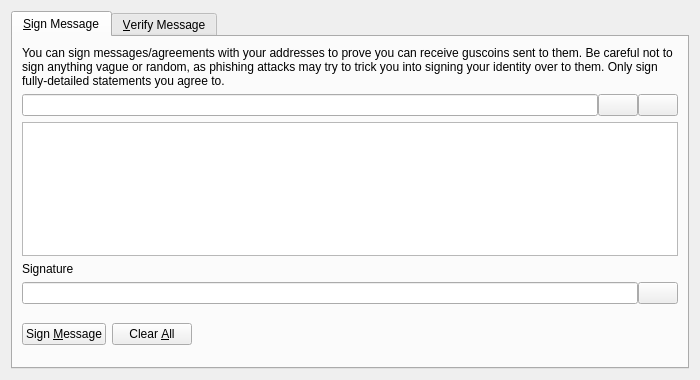
<?xml version="1.0" encoding="UTF-8"?>
<ui version="4.0">
 <class>SignVerifyMessageDialog</class>
 <widget class="QDialog" name="SignVerifyMessageDialog">
  <property name="geometry">
   <rect>
    <x>0</x>
    <y>0</y>
    <width>700</width>
    <height>380</height>
   </rect>
  </property>
  <property name="windowTitle">
   <string>Signatures - Sign / Verify a Message</string>
  </property>
  <property name="modal">
   <bool>true</bool>
  </property>
  <layout class="QVBoxLayout" name="verticalLayout">
   <item>
    <widget class="QTabWidget" name="tabWidget">
     <property name="currentIndex">
      <number>0</number>
     </property>
     <widget class="QWidget" name="tabSignMessage">
      <attribute name="title">
       <string>&amp;Sign Message</string>
      </attribute>
      <layout class="QVBoxLayout" name="verticalLayout_SM">
       <item>
        <widget class="QLabel" name="infoLabel_SM">
         <property name="text">
          <string>You can sign messages/agreements with your addresses to prove you can receive guscoins sent to them. Be careful not to sign anything vague or random, as phishing attacks may try to trick you into signing your identity over to them. Only sign fully-detailed statements you agree to.</string>
         </property>
         <property name="textFormat">
          <enum>Qt::PlainText</enum>
         </property>
         <property name="wordWrap">
          <bool>true</bool>
         </property>
        </widget>
       </item>
       <item>
        <layout class="QHBoxLayout" name="horizontalLayout_1_SM">
         <property name="spacing">
          <number>0</number>
         </property>
         <item>
          <widget class="QValidatedLineEdit" name="addressIn_SM">
           <property name="toolTip">
            <string>The Guscoin address to sign the message with</string>
           </property>
          </widget>
         </item>
         <item>
          <widget class="QPushButton" name="addressBookButton_SM">
           <property name="toolTip">
            <string>Choose previously used address</string>
           </property>
           <property name="text">
            <string/>
           </property>
           <property name="icon">
            <iconset resource="../bitcoin.qrc">
             <normaloff>:/icons/address-book</normaloff>:/icons/address-book</iconset>
           </property>
           <property name="shortcut">
            <string>Alt+A</string>
           </property>
           <property name="autoDefault">
            <bool>false</bool>
           </property>
          </widget>
         </item>
         <item>
          <widget class="QPushButton" name="pasteButton_SM">
           <property name="toolTip">
            <string>Paste address from clipboard</string>
           </property>
           <property name="text">
            <string/>
           </property>
           <property name="icon">
            <iconset resource="../bitcoin.qrc">
             <normaloff>:/icons/editpaste</normaloff>:/icons/editpaste</iconset>
           </property>
           <property name="shortcut">
            <string>Alt+P</string>
           </property>
           <property name="autoDefault">
            <bool>false</bool>
           </property>
          </widget>
         </item>
        </layout>
       </item>
       <item>
        <widget class="QPlainTextEdit" name="messageIn_SM">
         <property name="toolTip">
          <string>Enter the message you want to sign here</string>
         </property>
        </widget>
       </item>
       <item>
        <widget class="QLabel" name="signatureLabel_SM">
         <property name="text">
          <string>Signature</string>
         </property>
         <property name="textFormat">
          <enum>Qt::PlainText</enum>
         </property>
        </widget>
       </item>
       <item>
        <layout class="QHBoxLayout" name="horizontalLayout_2_SM">
         <property name="spacing">
          <number>0</number>
         </property>
         <item>
          <widget class="QLineEdit" name="signatureOut_SM">
           <property name="font">
            <font>
             <italic>true</italic>
            </font>
           </property>
           <property name="readOnly">
            <bool>true</bool>
           </property>
          </widget>
         </item>
         <item>
          <widget class="QPushButton" name="copySignatureButton_SM">
           <property name="toolTip">
            <string>Copy the current signature to the system clipboard</string>
           </property>
           <property name="text">
            <string/>
           </property>
           <property name="icon">
            <iconset resource="../bitcoin.qrc">
             <normaloff>:/icons/editcopy</normaloff>:/icons/editcopy</iconset>
           </property>
           <property name="autoDefault">
            <bool>false</bool>
           </property>
          </widget>
         </item>
        </layout>
       </item>
       <item>
        <layout class="QHBoxLayout" name="horizontalLayout_3_SM">
         <item>
          <widget class="QPushButton" name="signMessageButton_SM">
           <property name="toolTip">
            <string>Sign the message to prove you own this Guscoin address</string>
           </property>
           <property name="text">
            <string>Sign &amp;Message</string>
           </property>
           <property name="icon">
            <iconset resource="../bitcoin.qrc">
             <normaloff>:/icons/edit</normaloff>:/icons/edit</iconset>
           </property>
           <property name="autoDefault">
            <bool>false</bool>
           </property>
          </widget>
         </item>
         <item>
          <widget class="QPushButton" name="clearButton_SM">
           <property name="toolTip">
            <string>Reset all sign message fields</string>
           </property>
           <property name="text">
            <string>Clear &amp;All</string>
           </property>
           <property name="icon">
            <iconset resource="../bitcoin.qrc">
             <normaloff>:/icons/remove</normaloff>:/icons/remove</iconset>
           </property>
           <property name="autoDefault">
            <bool>false</bool>
           </property>
          </widget>
         </item>
         <item>
          <spacer name="horizontalSpacer_1_SM">
           <property name="orientation">
            <enum>Qt::Horizontal</enum>
           </property>
           <property name="sizeHint" stdset="0">
            <size>
             <width>40</width>
             <height>48</height>
            </size>
           </property>
          </spacer>
         </item>
         <item>
          <widget class="QLabel" name="statusLabel_SM">
           <property name="font">
            <font>
             <weight>75</weight>
             <bold>true</bold>
            </font>
           </property>
           <property name="text">
            <string/>
           </property>
           <property name="wordWrap">
            <bool>true</bool>
           </property>
          </widget>
         </item>
         <item>
          <spacer name="horizontalSpacer_2_SM">
           <property name="orientation">
            <enum>Qt::Horizontal</enum>
           </property>
           <property name="sizeHint" stdset="0">
            <size>
             <width>40</width>
             <height>48</height>
            </size>
           </property>
          </spacer>
         </item>
        </layout>
       </item>
      </layout>
     </widget>
     <widget class="QWidget" name="tabVerifyMessage">
      <attribute name="title">
       <string>&amp;Verify Message</string>
      </attribute>
      <layout class="QVBoxLayout" name="verticalLayout_VM">
       <item>
        <widget class="QLabel" name="infoLabel_VM">
         <property name="text">
          <string>Enter the receiver's address, message (ensure you copy line breaks, spaces, tabs, etc. exactly) and signature below to verify the message. Be careful not to read more into the signature than what is in the signed message itself, to avoid being tricked by a man-in-the-middle attack. Note that this only proves the signing party receives with the address, it cannot prove sendership of any transaction!</string>
         </property>
         <property name="textFormat">
          <enum>Qt::PlainText</enum>
         </property>
         <property name="alignment">
          <set>Qt::AlignLeading|Qt::AlignLeft|Qt::AlignTop</set>
         </property>
         <property name="wordWrap">
          <bool>true</bool>
         </property>
        </widget>
       </item>
       <item>
        <layout class="QHBoxLayout" name="horizontalLayout_1_VM">
         <property name="spacing">
          <number>0</number>
         </property>
         <item>
          <widget class="QValidatedLineEdit" name="addressIn_VM">
           <property name="toolTip">
            <string>The Guscoin address the message was signed with</string>
           </property>
          </widget>
         </item>
         <item>
          <widget class="QPushButton" name="addressBookButton_VM">
           <property name="toolTip">
            <string>Choose previously used address</string>
           </property>
           <property name="text">
            <string/>
           </property>
           <property name="icon">
            <iconset resource="../bitcoin.qrc">
             <normaloff>:/icons/address-book</normaloff>:/icons/address-book</iconset>
           </property>
           <property name="shortcut">
            <string>Alt+A</string>
           </property>
           <property name="autoDefault">
            <bool>false</bool>
           </property>
          </widget>
         </item>
        </layout>
       </item>
       <item>
        <widget class="QPlainTextEdit" name="messageIn_VM"/>
       </item>
       <item>
        <widget class="QValidatedLineEdit" name="signatureIn_VM"/>
       </item>
       <item>
        <layout class="QHBoxLayout" name="horizontalLayout_2_VM">
         <item>
          <widget class="QPushButton" name="verifyMessageButton_VM">
           <property name="toolTip">
            <string>Verify the message to ensure it was signed with the specified Guscoin address</string>
           </property>
           <property name="text">
            <string>Verify &amp;Message</string>
           </property>
           <property name="icon">
            <iconset resource="../bitcoin.qrc">
             <normaloff>:/icons/transaction_0</normaloff>:/icons/transaction_0</iconset>
           </property>
           <property name="autoDefault">
            <bool>false</bool>
           </property>
          </widget>
         </item>
         <item>
          <widget class="QPushButton" name="clearButton_VM">
           <property name="toolTip">
            <string>Reset all verify message fields</string>
           </property>
           <property name="text">
            <string>Clear &amp;All</string>
           </property>
           <property name="icon">
            <iconset resource="../bitcoin.qrc">
             <normaloff>:/icons/remove</normaloff>:/icons/remove</iconset>
           </property>
           <property name="autoDefault">
            <bool>false</bool>
           </property>
          </widget>
         </item>
         <item>
          <spacer name="horizontalSpacer_1_VM">
           <property name="orientation">
            <enum>Qt::Horizontal</enum>
           </property>
           <property name="sizeHint" stdset="0">
            <size>
             <width>40</width>
             <height>48</height>
            </size>
           </property>
          </spacer>
         </item>
         <item>
          <widget class="QLabel" name="statusLabel_VM">
           <property name="font">
            <font>
             <weight>75</weight>
             <bold>true</bold>
            </font>
           </property>
           <property name="text">
            <string/>
           </property>
           <property name="wordWrap">
            <bool>true</bool>
           </property>
          </widget>
         </item>
         <item>
          <spacer name="horizontalSpacer_2_VM">
           <property name="orientation">
            <enum>Qt::Horizontal</enum>
           </property>
           <property name="sizeHint" stdset="0">
            <size>
             <width>40</width>
             <height>48</height>
            </size>
           </property>
          </spacer>
         </item>
        </layout>
       </item>
      </layout>
     </widget>
    </widget>
   </item>
  </layout>
 </widget>
 <customwidgets>
  <customwidget>
   <class>QValidatedLineEdit</class>
   <extends>QLineEdit</extends>
   <header>qvalidatedlineedit.h</header>
  </customwidget>
 </customwidgets>
 <resources>
  <include location="../bitcoin.qrc"/>
 </resources>
 <connections/>
</ui>
